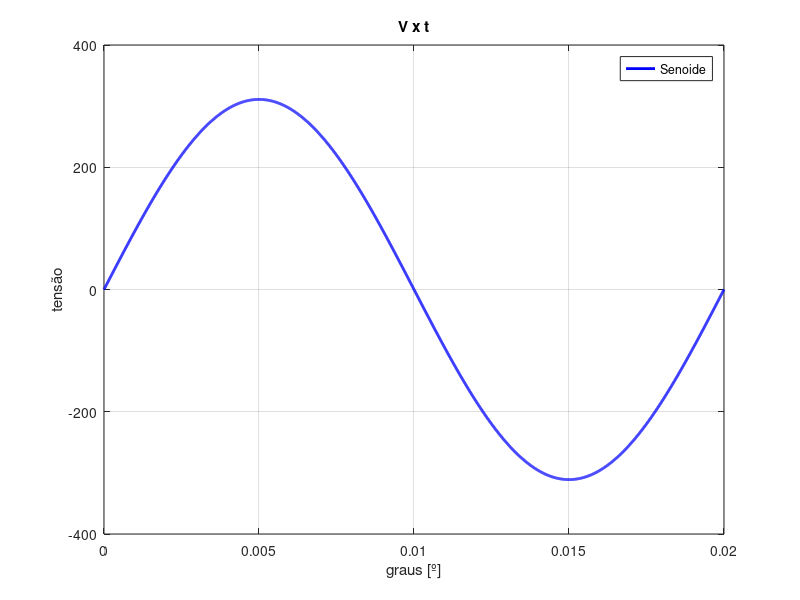

Recreate this plot in MATLAB.
%% Questão 4

V_pico = 311; %Tensão de pico
V_dc = 0;
periodo = 0.02;
f = 1/periodo;
k = (0:0.00001:periodo);

[linha,coluna] = size(k);
V_sum = 0;

for b=1:1:coluna %Vetor P deve começar na posição 1
    V_sum = V_sum + (V_pico * sin(2*pi*f*k(b))+ V_dc)^2;
end

V_ef = sqrt(V_sum/coluna); % RMS
display(V_ef);

plot(k,(V_pico*sin(2*pi*f*k)+V_dc), 'Color', 'b', 'LineWidth', 2.0);
xlabel('graus [º]');
ylabel('tensão');
title('V x t');
legend ('Senoide');
grid